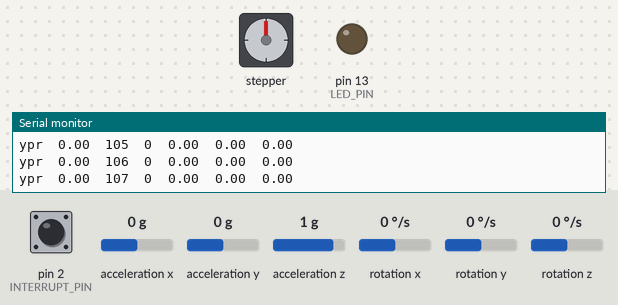
This sketch was run on a simulated Arduino Uno, built with avr-gcc and run on an emulated ATmega328P. On the bench: stepper motor, output pins drawn as LEDs (lit = HIGH), the last lines printed to the serial monitor. Wiring (inferred from the names in the program): stepper motor (2048 steps per turn assumed): coils pin 8, pin 9, pin 10, pin 11. The inputs (shaded band) are chosen by the test bench; at power-on: rotation z 0 °/s, pin 2 (INTERRUPT_PIN) LOW, acceleration x 0 g, acceleration y 0 g, acceleration z 1 g, rotation x 0 °/s, rotation y 0 °/s. The sensor or clock chip raises its interrupt line as the real part does; pins used as bus, display or sensor lines are not drawn.

Above: at 1.7 s.
1.8 s: rotation z set to -8 °/s
At 23.26 s:
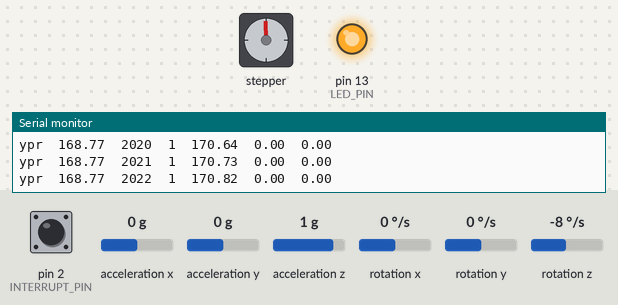
At 23.99 s:
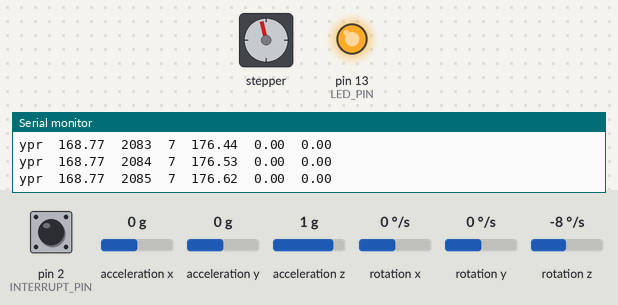
Timing chart, 0 to 24.7 s (numbered marks = the images above; inputs shaded):
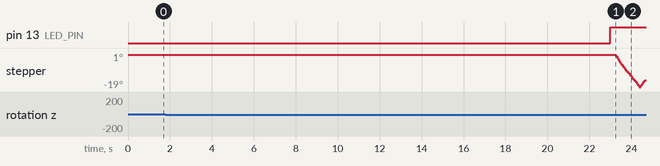

Measured:
- after the input at 1.8 s, stepper: turns 19° counter-clockwise in 1.1 s, then 4° clockwise in 0.20 s

The sketch:

MPU6050_-_Stepper_Gyro.ino.ino
```cpp
//MPU 6050 Stepper Gyro
//Shematic Pinout http://diyhacking.com/arduino-mpu-6050-imu-sensor-tutorial/
//The servo is replaced by a stepper motor to allow for a higher resolution when turning the MPU in the yaw direction.
//by Philipp Schilcher

// I2C device class (I2Cdev) demonstration Arduino sketch for MPU6050 class using DMP (MotionApps v2.0)
// 6/21/2012 by Jeff Rowberg <jeff@rowberg.net>
// Updates should (hopefully) always be available at https://github.com/jrowberg/i2cdevlib

/* ============================================
  I2Cdev device library code is placed under the MIT license
  Copyright (c) 2012 Jeff Rowberg

  Permission is hereby granted, free of charge, to any person obtaining a copy
  of this software and associated documentation files (the "Software"), to deal
  in the Software without restriction, including without limitation the rights
  to use, copy, modify, merge, publish, distribute, sublicense, and/or sell
  copies of the Software, and to permit persons to whom the Software is
  furnished to do so, subject to the following conditions:

  The above copyright notice and this permission notice shall be included in
  all copies or substantial portions of the Software.

  THE SOFTWARE IS PROVIDED "AS IS", WITHOUT WARRANTY OF ANY KIND, EXPRESS OR
  IMPLIED, INCLUDING BUT NOT LIMITED TO THE WARRANTIES OF MERCHANTABILITY,
  FITNESS FOR A PARTICULAR PURPOSE AND NONINFRINGEMENT. IN NO EVENT SHALL THE
  AUTHORS OR COPYRIGHT HOLDERS BE LIABLE FOR ANY CLAIM, DAMAGES OR OTHER
  LIABILITY, WHETHER IN AN ACTION OF CONTRACT, TORT OR OTHERWISE, ARISING FROM,
  OUT OF OR IN CONNECTION WITH THE SOFTWARE OR THE USE OR OTHER DEALINGS IN
  THE SOFTWARE.
  ===============================================
*/

// I2Cdev and MPU6050 must be installed as libraries, or else the .cpp/.h files
// for both classes must be in the include path of your project
#include "I2Cdev.h"
#include "MPU6050_6Axis_MotionApps20.h"

MPU6050 mpu;

/* =========================================================================
   NOTE: In addition to connection 3.3v, GND, SDA, and SCL, this sketch
   depends on the MPU-6050's INT pin being connected to the Arduino's
   external interrupt #0 pin. On the Arduino Uno and Mega 2560, this is
   digital I/O pin 2.
   ========================================================================= */

#define INTERRUPT_PIN 2  // use pin 2 on Arduino Uno & most boards
#define LED_PIN 13 // (Arduino is 13, Teensy is 11, Teensy++ is 6)
bool blinkState = false;
unsigned int loopcount = 0; //loopcounter for debugging

// MPU control/status vars
bool dmpReady = false;  // set true if DMP init was successful
uint8_t mpuIntStatus;   // holds actual interrupt status byte from MPU
uint8_t devStatus;      // return status after each device operation (0 = success, !0 = error)
uint16_t packetSize;    // expected DMP packet size (default is 42 bytes)
uint16_t fifoCount;     // count of all bytes currently in FIFO
uint8_t fifoBuffer[64]; // FIFO storage buffer

// orientation/motion vars
Quaternion q;           // [w, x, y, z]         quaternion container
VectorFloat gravity;    // [x, y, z]            gravity vector

float ypr[3];           // [yaw, pitch, roll]   yaw/pitch/roll container and gravity vector
float origin[3];        // [yaw, pitch, roll]   stores the initial orientation of the MPU


// ================================================================
// ===               INTERRUPT DETECTION ROUTINE                ===
// ================================================================

volatile bool mpuInterrupt = false;     // indicates whether MPU interrupt pin has gone high
void dmpDataReady() {
  mpuInterrupt = true;
}

// ================================================================
// ===                      Stepper Vars                        ===
// ================================================================

/*
   BYJ48 Stepper motor code
   Connect :
   IN1 >> D8
   IN2 >> D9
   IN3 >> D10
   IN4 >> D11
   VCC ... 5V Prefer to use external 5V Source
   Gnd
   written By :Mohannad Rawashdeh
  http://www.instructables.com/member/Mohannad+Rawashdeh/
     28/9/2013
*/

#define IN1  8
#define IN2  9
#define IN3  10
#define IN4  11
int Steps = 0;
boolean Direction = true; // gre
unsigned long last_time;
unsigned long currentMillis ;
int steps_left = 4095;
long time;

int offset; //the calculated offset between origin and current stepper position

// ================================================================
// ===                         SETUP                            ===
// ================================================================

void setup() {
  Wire.begin();
  Wire.setClock(400000); // 400kHz I2C clock. Comment this line if having compilation difficulties

  // initialize serial communication
  // (115200 chosen because it is required for Teapot Demo output, but it's
  // really up to you depending on your project)
  Serial.begin(250000);

  // configure Arduino pins for stepper control using ULN 2003
  pinMode(IN1, OUTPUT);
  pinMode(IN2, OUTPUT);
  pinMode(IN3, OUTPUT);
  pinMode(IN4, OUTPUT);

  // initialize device
  mpu.initialize();
  pinMode(INTERRUPT_PIN, INPUT);

  // verify connection
  Serial.println(F("Testing device connections..."));
  Serial.println(mpu.testConnection() ? F("MPU6050 connection successful") : F("MPU6050 connection failed"));

  // load and configure the DMP
  Serial.println(F("Initializing DMP..."));

  devStatus = mpu.dmpInitialize();

  // supply your own gyro offsets here, scaled for min sensitivity
  mpu.setXGyroOffset(220); //220
  mpu.setYGyroOffset(76);
  mpu.setZGyroOffset(-85);
  mpu.setZAccelOffset(1688); // 1688 factory default for my test chip

  // make sure it worked (returns 0 if so)

  if (devStatus == 0) {

    // turn on the DMP, now that it's ready
    Serial.println(F("Enabling DMP..."));
    mpu.setDMPEnabled(true);

    // enable Arduino interrupt detection
    Serial.println(F("Enabling interrupt detection (Arduino external interrupt 0)..."));
    attachInterrupt(digitalPinToInterrupt(INTERRUPT_PIN), dmpDataReady, RISING);
    mpuIntStatus = mpu.getIntStatus();

    // set our DMP Ready flag so the main loop() function knows it's okay to use it
    Serial.println(F("DMP ready! Waiting for first interrupt..."));
    dmpReady = true;

    // get expected DMP packet size for later comparison
    packetSize = mpu.dmpGetFIFOPacketSize();

  } else {
    // ERROR!
    // 1 = initial memory load failed
    // 2 = DMP configuration updates failed
    // (if it's going to break, usually the code will be 1)
    Serial.print(F("DMP Initialization failed (code "));
    Serial.print(devStatus);
    Serial.println(F(")"));
  }

  // configure LED for output
  pinMode(LED_PIN, OUTPUT);

}

void loop() {
  // if programming failed, don't try to do anything
  if (!dmpReady) return;

#if 0
  // wait for MPU interrupt or extra packet(s) available
  while (!mpuInterrupt && fifoCount < packetSize) {
    // other program behavior stuff here
    // .
    // .
    // .
    // if you are really paranoid you can frequently test in between other
    // stuff to see if mpuInterrupt is true, and if so, "break;" from the
    // while() loop to immediately process the MPU data
    // .
    // .
    // .
  }
#endif

  // reset interrupt flag and get INT_STATUS byte

  mpuIntStatus = mpu.getIntStatus();

  // get current FIFO count
  fifoCount = mpu.getFIFOCount();

  // check for overflow (this should never happen unless our code is too inefficient)
  if ((mpuIntStatus & 0x10) || fifoCount == 1024) {
    // reset so we can continue cleanly
    mpu.resetFIFO();
    Serial.println(F("FIFO overflow!"));

    // otherwise, check for DMP data ready interrupt (this should happen frequently)
  } else if (mpuIntStatus & 0x02) {
    // wait for correct available data length, should be a VERY short wait
    while (fifoCount < packetSize)
      fifoCount = mpu.getFIFOCount();
  }
  // read a packet from FIFO
  mpu.getFIFOBytes(fifoBuffer, packetSize);

  // track FIFO count here in case there is > 1 packet available
  // (this lets us immediately read more without waiting for an interrupt)
  fifoCount -= packetSize;

  //record the origin once the gyro data has stabilized
  if (loopcount == 2000) {
    mpu.dmpGetQuaternion(&q, fifoBuffer);
    mpu.dmpGetGravity(&gravity, &q);
    mpu.dmpGetYawPitchRoll(ypr, &q, &gravity);
    origin[0] = (ypr[0]);
    origin[1] = (ypr[1]);
    origin[2] = (ypr[2]);

    // blink LED to indicate that origin has been set
    blinkState = !blinkState;
    digitalWrite(LED_PIN, blinkState);
  }

  // display Euler angles in degrees
  mpu.dmpGetQuaternion(&q, fifoBuffer);
  mpu.dmpGetGravity(&gravity, &q);
  mpu.dmpGetYawPitchRoll(ypr, &q, &gravity);
#if 1
  Serial.print("ypr\t");
  Serial.print(origin[0] * 180 / M_PI);
  Serial.print("\t");
  Serial.print(loopcount);
  Serial.print("\t");
  Serial.print(offset);
  Serial.print("\t");
  Serial.print(ypr[0] * 180 / M_PI);
  Serial.print("\t");
  Serial.print(ypr[1] * 180 / M_PI);
  Serial.print("\t");
  Serial.println(ypr[2] * 180 / M_PI);
#endif

  //turn the stepper
  if (loopcount > 2000) {
    offset = (ypr[0] * 180 / M_PI) - (origin[0] * 180 / M_PI);

    if (offset >= 1) {
      Direction = 1;
      if (offset >= 4) {
        stepper(2);
      } else {
        stepper(offset);
      }
    } else if (offset <= -1) {
      Direction = 0;
      if (offset <= -4) {
        stepper (2);
      } else {
        stepper(-offset);
      }
    }

  }

  //count the number of program loops for debugging
  loopcount += 1 ;

}

//stepping through this pattern moves the rotor of the stepper motor by 1 step
void stepper(int xw) {
  for (int x = 0; x < xw; x++) {
    switch (Steps) {
      case 0:
        digitalWrite(IN1, LOW);
        digitalWrite(IN2, LOW);
        digitalWrite(IN3, LOW);
        digitalWrite(IN4, HIGH);
        break;
      case 1:
        digitalWrite(IN1, LOW);
        digitalWrite(IN2, LOW);
        digitalWrite(IN3, HIGH);
        digitalWrite(IN4, HIGH);
        break;
      case 2:
        digitalWrite(IN1, LOW);
        digitalWrite(IN2, LOW);
        digitalWrite(IN3, HIGH);
        digitalWrite(IN4, LOW);
        break;
      case 3:
        digitalWrite(IN1, LOW);
        digitalWrite(IN2, HIGH);
        digitalWrite(IN3, HIGH);
        digitalWrite(IN4, LOW);
        break;
      case 4:
        digitalWrite(IN1, LOW);
        digitalWrite(IN2, HIGH);
        digitalWrite(IN3, LOW);
        digitalWrite(IN4, LOW);
        break;
      case 5:
        digitalWrite(IN1, HIGH);
        digitalWrite(IN2, HIGH);
        digitalWrite(IN3, LOW);
        digitalWrite(IN4, LOW);
        break;
      case 6:
        digitalWrite(IN1, HIGH);
        digitalWrite(IN2, LOW);
        digitalWrite(IN3, LOW);
        digitalWrite(IN4, LOW);
        break;
      case 7:
        digitalWrite(IN1, HIGH);
        digitalWrite(IN2, LOW);
        digitalWrite(IN3, LOW);
        digitalWrite(IN4, HIGH);
        break;
      default:
        digitalWrite(IN1, LOW);
        digitalWrite(IN2, LOW);
        digitalWrite(IN3, LOW);
        digitalWrite(IN4, LOW);
        break;
    }
    SetDirection();
  }
}
void SetDirection() {
  if (Direction == 1) {
    Steps++;
  }
  if (Direction == 0) {
    Steps--;
  }
  if (Steps > 7) {
    Steps = 0;
  }
  if (Steps < 0) {
    Steps = 7;
  }
}
```
